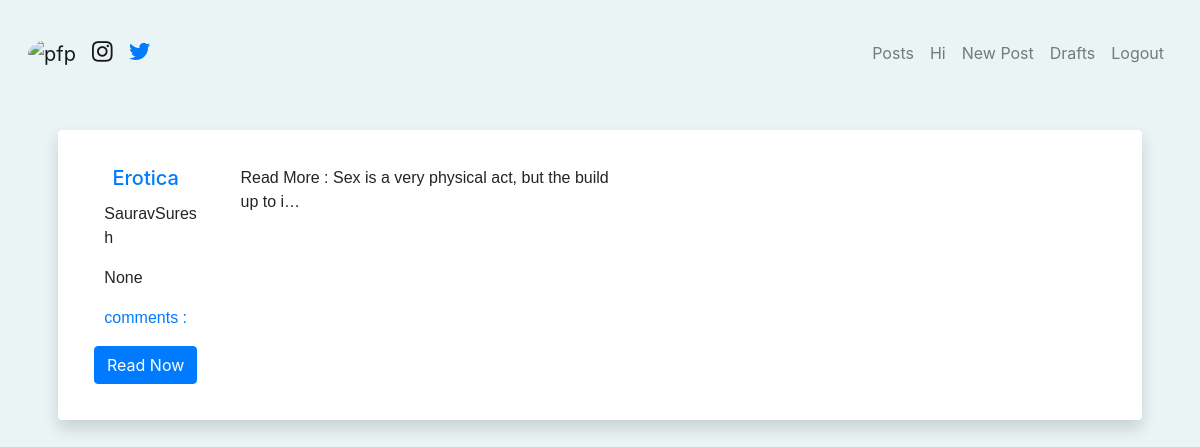
Page /drafts/ (signed in) on the committed database.
### blog/models.py (models this page shows, shortened)
class Post(models.Model):
    author = models.ForeignKey('auth.user',on_delete=models.CASCADE)
    text = models.CharField(max_length=2000000)
    title = models.CharField(max_length=500)
    create_date = models.DateTimeField(default=timezone.now)
    published_date = models.DateTimeField(blank=True,null=True)

### blog/views.py (the view)
# urls.py: path('drafts/',views.DraftlistView.as_view(),name='post_draft_list'),
class DraftlistView(LoginRequiredMixin,ListView):
    model=Post
    login_url='/login/'
    redirect_field_name='blog/post_list.html'
    def get_queryset(self):
        return Post.objects.filter(published_date__isnull=True)

### blog/templates/blog/post_list.html (shortened to what this page needs)
{%extends 'blog/base.html'%}
{% block content%}
<div class="container-fluid">
  {%for post in post_list%}
  <div class="card border-0 shadow my-5" style="padding:1em; margin:1em;">
    <div class="card-body">
      <div style="display: flex;">
        <div style="display: flex:1;">
          <h5 class="card-title"><a href="{%url 'post_detail' pk=post.pk %}">{{post.title}}</a></h5>
          <p class="card-text">{{post.author}}</p>
          <p class="card-text">{{post.published_date}}</p>
          <p class="card-text"><a href="{%url 'post_detail' pk=post.pk %}">comments :{{post.comments.approve_commments.count}}</a></p>
          <a href="#" class="btn btn-primary">Read Now</a>
        </div>
        <div style="display : flex:1;">
          <p>  Read More : {{post.text|safe|truncatechars:50}}</p>
        </div>
      </div>
    </div>
  </div>
</div>
  {%endfor%}
</div>
{% endblock %}

### blog/static/css/styles.css (style rules this page uses)
body { padding: 2% 1%; background-color: #eaf4f4; }
html { scroll-behavior: smooth; }
.container-fluid { text-align: center; }
p { font-family: 'Montserrat', sans-serif; font-weight:400; text-align: left; padding-left: 10%; }

### rows in the picture
Post: title "Erotica", author "SauravSuresh", published_date "None", text "Sex is a very physical act, but the build up to i…"
